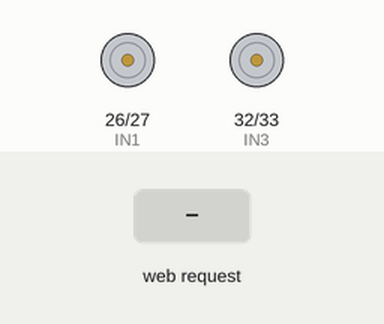
Bench run of a sketch on a simulated ESP32. On the bench: motor-driver pin pairs drawn as motors (green arrow = first pin HIGH = forward, orange = second pin HIGH = backward, longer = more drive, scaled by the enable pin). Inputs (shaded band) come from the test bench. What the sketch prints to the serial monitor is not drawn.

Above: at 1.2 s.
1.3 s: HTTP request GET /slider?val1=120&val2=120 received
At 2.4 s:
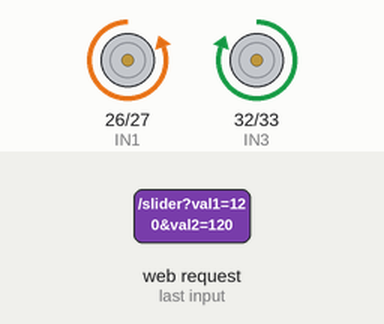
2.8 s: HTTP request GET /slider?val1=1 received
At 3.5 s:
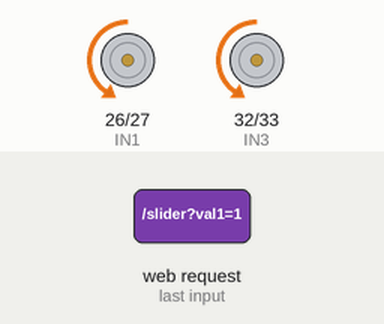
4.3 s: HTTP request GET /slider?val1=120 received
At 4.7 s:
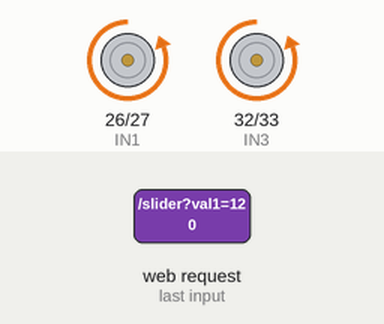
5.8 s: HTTP request GET /slider?val1=1&val2=1 received
At 7.0 s:
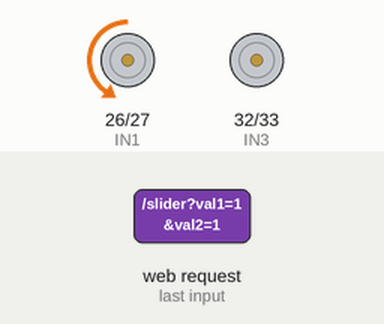
7.3 s: HTTP request GET /slider?val1=120&val2=120 received
At 8.2 s:
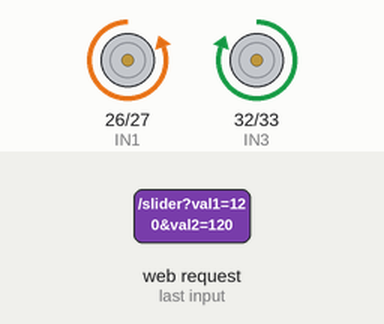
Timing chart, 0 to 9.8 s (numbered marks = the images above; inputs shaded):
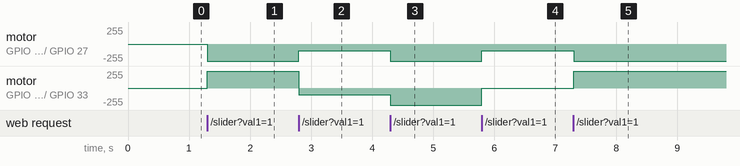

The sketch:

controls.ino
```cpp
#include <WiFi.h>
#include <WebServer.h>
#include <math.h>

WebServer server(80);

#define ENA 14       // PWM pin for speed control
#define IN1 26       // Motor direction pin 1
#define IN2 27       // Motor direction pin 2
#define ENB 25       // PWM pin for speed control
#define IN3 32       // Motor direction pin 1
#define IN4 33       // Motor direction pin 2

int inputA = 0;
int inputB = 0;

// Your AP credentials
const char* ssid = "SSID";
const char* password = "password";

// HTML page stored in flash
const char MAIN_page[] PROGMEM = R"rawliteral(
<!DOCTYPE html>
<html lang="en">

<head>
    <meta charset="UTF-8">
    <meta name="viewport" content="width=device-width, initial-scale=1.0, maximum-scale=1.0, user-scalable=no">

    <title>ESP32 Car Controller</title>
    <style>
        * {
            margin: 0;
            padding: 0;
            box-sizing: border-box;
        }

        body {
            font-family: 'Courier New', monospace;
            background: linear-gradient(135deg, #0a0a0a 0%, #1a1a2e 50%, #16213e 100%);
            color: #00ff99;
            height: 100vh;
            overflow: hidden;
            position: relative;
        }

        /* Cyberpunk grid background */
        body::before {
            content: '';
            position: absolute;
            top: 0;
            left: 0;
            width: 100%;
            height: 100%;
            background-image:
                linear-gradient(rgba(0, 255, 65, 0.03) 1px, transparent 1px),
                linear-gradient(90deg, rgba(0, 255, 65, 0.03) 1px, transparent 1px);
            background-size: 50px 50px;
            z-index: -1;
        }

        .container {
            display: flex;
            flex-direction: column;
            height: 100vh;
            padding: 20px;
            justify-content: space-between;
        }

        .title {
            text-align: center;
            font-size: 2.5em;
            text-shadow: 0 0 20px #00ff99;
            margin-bottom: 20px;
            letter-spacing: 3px;
            animation: glow 2s ease-in-out infinite alternate;
        }

        @keyframes glow {
            from {
                text-shadow: 0 0 20px #00ff99, 0 0 30px #00ff99;
            }

            to {
                text-shadow: 0 0 30px #00ff99, 0 0 40px #00ff99;
            }
        }

        .controls {
            display: flex;
            justify-content: center;
            gap: 60px;
            flex-grow: 1;
            align-items: center;
            max-height: 60vh;
        }

        .slider-container {
            display: flex;
            flex-direction: column;
            align-items: center;
            position: relative;
        }

        .slider-label {
            font-size: 1.2em;
            margin-bottom: 20px;
            text-transform: uppercase;
            letter-spacing: 2px;
            text-shadow: 0 0 10px #00ff99;
        }

        .value-display {
            font-size: 1.5em;
            font-weight: bold;
            margin-bottom: 20px;
            color: #00ccff;
            text-shadow: 0 0 15px #00ccff;
            min-height: 30px;
        }

        /* Vertical slider for base speed */
        .vertical-slider {
            writing-mode: vertical-lr;
            /* IE */
            -webkit-appearance: none;

            /* WebKit */
            width: 40px;
            height: 300px;
            background: linear-gradient(to top,
                    #00ff99 0%,
                    #00ff99 35%,
                    #333 50%,
                    #00ff99 65%,
                    #00ff99 100%);
            outline: none;
            border: 2px solid #00ff99;
            border-radius: 20px;
            box-shadow:
                0 0 20px rgba(0, 255, 65, 0.5),
                inset 0 0 20px rgba(0, 0, 0, 0.5);
        }

        /* Horizontal slider for direction */
        .horizontal-slider {
            -webkit-appearance: none;
            width: 300px;
            height: 40px;
            background: linear-gradient(to right,
                    #00ff99 0%,
                    #00ff99 35%,
                    #333 50%,
                    #00ff99 65%,
                    #00ff99 100%);
            outline: none;
            border: 2px solid #00ff99;
            border-radius: 20px;
            box-shadow:
                0 0 20px rgba(0, 255, 65, 0.5),
                inset 0 0 20px rgba(0, 0, 0, 0.5);
        }

        /* Slider thumb styling */
        .horizontal-slider::-webkit-slider-thumb {
            -webkit-appearance: none;
            appearance: none;
            width: 30px;
            height: 50px;
            background: linear-gradient(45deg, #00ff99, #00ccff);
            cursor: pointer;
            border-radius: 10px;
            box-shadow: 0 0 15px rgba(0, 255, 65, 0.8);
            border: 2px solid #fff;
        }

        .horizontal-slider::-moz-range-thumb {
            width: 30px;
            height: 50px;
            background: linear-gradient(45deg, #00ff99, #00ccff);
            cursor: pointer;
            border-radius: 10px;
            box-shadow: 0 0 15px rgba(0, 255, 65, 0.8);
            border: 2px solid #fff;
        }

        .vertical-slider::-webkit-slider-thumb {
            -webkit-appearance: none;
            appearance: none;
            width: 50px;
            height: 30px;
            background: linear-gradient(45deg, #00ff99, #00ccff);
            cursor: pointer;
            border-radius: 10px;
            box-shadow: 0 0 15px rgba(0, 255, 65, 0.8);
            border: 2px solid #fff;
        }

        .reset-button {
            background: linear-gradient(45deg, #ff0040, #ff4080);
            border: 3px solid #ff0040;
            color: white;
            font-size: 1.8em;
            font-weight: bold;
            padding: 20px 40px;
            border-radius: 15px;
            cursor: pointer;
            text-transform: uppercase;
            letter-spacing: 3px;
            box-shadow:
                0 0 30px rgba(255, 0, 64, 0.6),
                inset 0 0 20px rgba(255, 255, 255, 0.1);
            transition: all 0.3s ease;
            margin: 20px auto;
            display: block;
            font-family: 'Courier New', monospace;
        }

        .reset-button:hover {
            background: linear-gradient(45deg, #ff4080, #ff0040);
            box-shadow:
                0 0 40px rgba(255, 0, 64, 0.8),
                inset 0 0 30px rgba(255, 255, 255, 0.2);
            transform: translateY(-2px);
        }

        .reset-button:active {
            transform: translateY(0px);
            box-shadow:
                0 0 20px rgba(255, 0, 64, 0.6),
                inset 0 0 15px rgba(0, 0, 0, 0.3);
        }

        /* Mobile responsiveness */
        @media (max-width: 768px) {
            .controls {
                flex-direction: column;
                gap: 30px;
            }

            .title {
                font-size: 2em;
            }

            .horizontal-slider {
                width: 250px;
            }

            .vertical-slider {
                height: 250px;
            }
        }

        /* Status indicators */
        .status-indicator {
            position: absolute;
            top: 10px;
            right: 10px;
            width: 15px;
            height: 15px;
            border-radius: 50%;
            background: #00ff99;
            box-shadow: 0 0 15px #00ff99;
            animation: pulse 1.5s infinite;
        }

        @keyframes pulse {
            0% {
                opacity: 1;
            }

            50% {
                opacity: 0.5;
            }

            100% {
                opacity: 1;
            }
        }
    </style>
</head>

<body>
    <div class="status-indicator"></div>

    <div class="container">


        <div class="controls">
            <!-- Base Speed Control (Vertical) -->
            <div class="slider-container">
                <div class="slider-label">Base Speed</div>
                <input type="range" id="baseSpeed" class="vertical-slider" min="-100" max="100" value="0"
                    orient="vertical">
            </div>

            <!-- Direction Control (Horizontal) -->
            <div class="slider-container">
                <div class="slider-label">Direction</div>
                <input type="range" id="direction" class="horizontal-slider" min="-100" max="100" value="0">
            </div>
        </div>
        <div class="value-display">
            <button class="reset-button" id="resetButton">RESET ALL</button>
        </div>

        <script>
            const baseSpeedSlider = document.getElementById('baseSpeed');
            const directionSlider = document.getElementById('direction');
            const resetButton = document.getElementById('resetButton');

            let baseSpeedValue = 0;
            let directionValue = 0;
            let directionTimeout;


            // Base speed slider - maintains position
            baseSpeedSlider.addEventListener('input', function () {
                baseSpeedValue = parseInt(this.value);
                sendControlData();
            });

            // Direction slider - returns to 0 after release
            directionSlider.addEventListener('input', function () {
                directionValue = parseInt(this.value);
                sendControlData();

                // Clear existing timeout
                clearTimeout(directionTimeout);
            });

            // Return direction to 0 when user stops interacting
            directionSlider.addEventListener('mouseup', returnDirectionToZero);
            directionSlider.addEventListener('touchend', returnDirectionToZero);
            directionSlider.addEventListener('mouseleave', returnDirectionToZero);

            function returnDirectionToZero() {
                directionTimeout = setTimeout(() => {
                    directionValue = 0;
                    directionSlider.value = 0;
                    sendControlData();
                }, 50); // Small delay to feel natural
            }

            // Reset button
            resetButton.addEventListener('click', function () {
                baseSpeedValue = 0;
                directionValue = 0;
                baseSpeedSlider.value = 0;
                directionSlider.value = 0;
                sendControlData();

                // Visual feedback
                this.style.transform = 'scale(0.95)';
                setTimeout(() => {
                    this.style.transform = 'scale(1)';
                }, 150);
            });


            // Function to send control data to ESP32
            function sendControlData() {
                const xhttp = new XMLHttpRequest();
                xhttp.open("GET", `/slider?val1=${baseSpeedValue}&val2=${directionValue}`, true);
                xhttp.send();
            }


            // Prevent context menu on long press (mobile)
            document.addEventListener('contextmenu', function (e) {
                e.preventDefault();
            });
        </script>
</body>

</html>
)rawliteral";

void setup() {
  Serial.begin(115200);

  // Create WiFi AP
  WiFi.softAP(ssid, password);
  IPAddress IP = WiFi.softAPIP();
  Serial.print("AP IP address: ");
  Serial.println(IP);  // usually 192.168.4.1

  // Route for root / page
  server.on("/", []() {
    server.send_P(200, "text/html", MAIN_page);
  });

  server.on("/slider", []() {
  inputA = server.arg("val1").toInt();
  inputB = server.arg("val2").toInt();
  server.send(200, "text/plain", "OK");
  });

  server.begin();
  Serial.println("HTTP server started");

  pinMode(IN1, OUTPUT);
  pinMode(IN2, OUTPUT);
  pinMode(IN3, OUTPUT);
  pinMode(IN4, OUTPUT);

  ledcAttach(ENA, 20000, 8);
  ledcAttach(ENB, 20000, 8);


}

int clamp(int value, int min2 = 100, int max2 = 255) {
  return max(min2, min(max2, value));
}

int clampn(int value, int min2 = -255, int max2 = -100) {
  return max(min2, min(max2, value));
}


void loop() {
  server.handleClient();
  int baseSpeedValue = inputA;
  int directionValue = inputB;
  int outputA = 0;
  int outputB = 0;
  int outputAB = 0;

                // Calculate outputs based on base speed and direction
  if (-baseSpeedValue > 0) {
    outputA = 100 + (-baseSpeedValue * 1.55);
    outputB = 100 + (-baseSpeedValue * 1.55);
    outputAB = outputA;
  }
  else if (-baseSpeedValue < 0) {
    outputA = (-baseSpeedValue * 1.55) - 100;
    outputB = (-baseSpeedValue * 1.55) - 100;
    outputAB = outputB;
  }
  else {
    outputA = 0;
    outputB = 0;
    outputAB = 0;
  }


  if (directionValue < 0 && outputAB > 0) {
    outputA -= abs(directionValue) * 5.1;            //Forward left turn
  }
  else if (directionValue > 0 && outputAB > 0) {
    outputB -= abs(directionValue) * 5.1;            //Forward right turn
  }
  if (directionValue < 0 && outputAB < 0) {
    outputA += abs(directionValue) * 5.1;            //Backward left turn
  }
  else if (directionValue > 0 && outputAB < 0) {
    outputB += abs(directionValue) * 5.1;            //Backward right turn
  }


  outputA = ceil(outputA);
  outputB = ceil(outputB);

  if (outputA < 0) {
    outputA = clampn(outputA);
  }
  else {
    outputA = clamp(outputA);
  }
  if (outputB < 0) {
    outputB = clampn(outputB);
  }
  else {
    outputB = clamp(outputB);
  }

  if (abs(outputA) == 100) {
    outputA = 0;
  }
  if (abs(outputB) == 100) {
    outputB = 0;
  }

  if (outputA == -254) {
    outputA = -255;
  }
  if (outputB == -254) {
    outputB = -255;
  }

  if (outputA > 0) {
    digitalWrite(IN1, HIGH);
    digitalWrite(IN2, LOW);
    ledcWrite(ENA, abs(outputA));
  }
  else if (outputA < 0) {
    digitalWrite(IN1, LOW);
    digitalWrite(IN2, HIGH);
    ledcWrite(ENA, abs(outputA));
  }
  else {
    digitalWrite(IN1, LOW);
    digitalWrite(IN2, LOW);
    ledcWrite(ENA, 0);
  }

  if (outputB > 0) {
    digitalWrite(IN3, HIGH);
    digitalWrite(IN4, LOW);
    ledcWrite(ENB, abs(outputB));
  }
  else if (outputB < 0) {
    digitalWrite(IN3, LOW);
    digitalWrite(IN4, HIGH);
    ledcWrite(ENB, abs(outputB));
  }
  else {
    digitalWrite(IN3, LOW);
    digitalWrite(IN4, LOW);
    ledcWrite(ENB, 0);
  }

  Serial.println(String(outputA) + ", " + String(outputB));

}
```

Measured:
- after the input at 1.3 s, motor on GPIO 26 (IN1) / GPIO 27 (IN2): stopped → backward 255/255 at once; motor on GPIO 32 (IN3) / GPIO 33 (IN4): stopped → forward 255/255 at once
- after the input at 2.8 s, motor on GPIO 26 (IN1) / GPIO 27 (IN2): backward 255/255 → backward 101/255 at once; motor on GPIO 32 (IN3) / GPIO 33 (IN4): forward 255/255 → backward 101/255 at once
- after the input at 4.3 s, motor on GPIO 26 (IN1) / GPIO 27 (IN2), motor on GPIO 32 (IN3) / GPIO 33 (IN4): backward 101/255 → backward 255/255 at once
- after the input at 5.8 s, motor on GPIO 26 (IN1) / GPIO 27 (IN2): backward 255/255 → backward 101/255 at once; motor on GPIO 32 (IN3) / GPIO 33 (IN4): backward 255/255 → stopped at once
- after the input at 7.3 s, motor on GPIO 26 (IN1) / GPIO 27 (IN2): backward 101/255 → backward 255/255 at once; motor on GPIO 32 (IN3) / GPIO 33 (IN4): stopped → forward 255/255 at once
